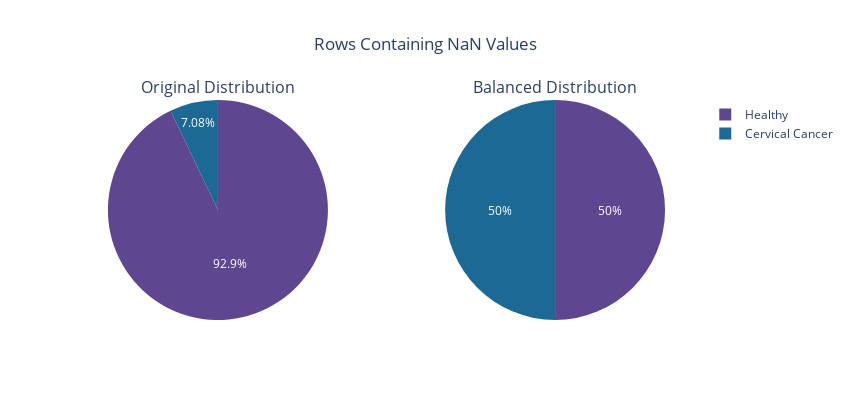

The cell this chart's notebook holds for it:
### Code cell
#Plot
color_1 = [px.colors.qualitative.Prism[0], px.colors.qualitative.Prism[1]]

y_train_counts = y_train.value_counts().reset_index()
y_train_counts.columns = ['Class', 'Count']
y_train_counts['Class'] = y_train_counts['Class'].map({0: 'Healthy', 1: 'Cervical Cancer'})

y_train_sm_counts = y_train_sm.value_counts().reset_index()
y_train_sm_counts.columns = ['Class', 'Count']
y_train_sm_counts['Class'] = y_train_sm_counts['Class'].map({0: 'Healthy', 1: 'Cervical Cancer'})

targ_fig = make_subplots(1, 2, specs=[[{"type":"domain"}, {"type":"domain"}]],
    subplot_titles=["Original Distribution", "Balanced Distribution"])

targ_fig.add_trace(go.Pie(labels=y_train_counts["Class"],
    values=y_train_counts["Count"],
    marker_colors=color_1), 1, 1)

targ_fig.add_trace(go.Pie(labels=y_train_sm_counts["Class"],
    values=y_train_sm_counts["Count"],
    marker_colors=color_1), 1, 2)

targ_fig.update_layout(title_text="Rows Containing NaN Values",
    width=850, height= 400,
    title_x=0.5)

targ_fig.show()

### Figure 1 — Plotly figure (JSON) as saved in the notebook; plotly's stock layout.template omitted (floating-point values rounded to 4 significant figures)
{"data": [{"domain": {"x": [0, 0.45], "y": [0, 1]}, "labels": ["Healthy", "Cervical Cancer"], "marker": {"colors": ["rgb(95, 70, 144)", "rgb(29, 105, 150)"]}, "type": "pie", "values": [433, 33]}, {"domain": {"x": [0.55, 1], "y": [0, 1]}, "labels": ["Healthy", "Cervical Cancer"], "marker": {"colors": ["rgb(95, 70, 144)", "rgb(29, 105, 150)"]}, "type": "pie", "values": [354, 354]}], "layout": {"annotations": [{"font": {"size": 16}, "showarrow": false, "text": "Original Distribution", "x": 0.225, "xanchor": "center", "xref": "paper", "y": 1, "yanchor": "bottom", "yref": "paper"}, {"font": {"size": 16}, "showarrow": false, "text": "Balanced Distribution", "x": 0.775, "xanchor": "center", "xref": "paper", "y": 1, "yanchor": "bottom", "yref": "paper"}], "height": 400, "title": {"text": "Rows Containing NaN Values", "x": 0.5}, "width": 850}}
